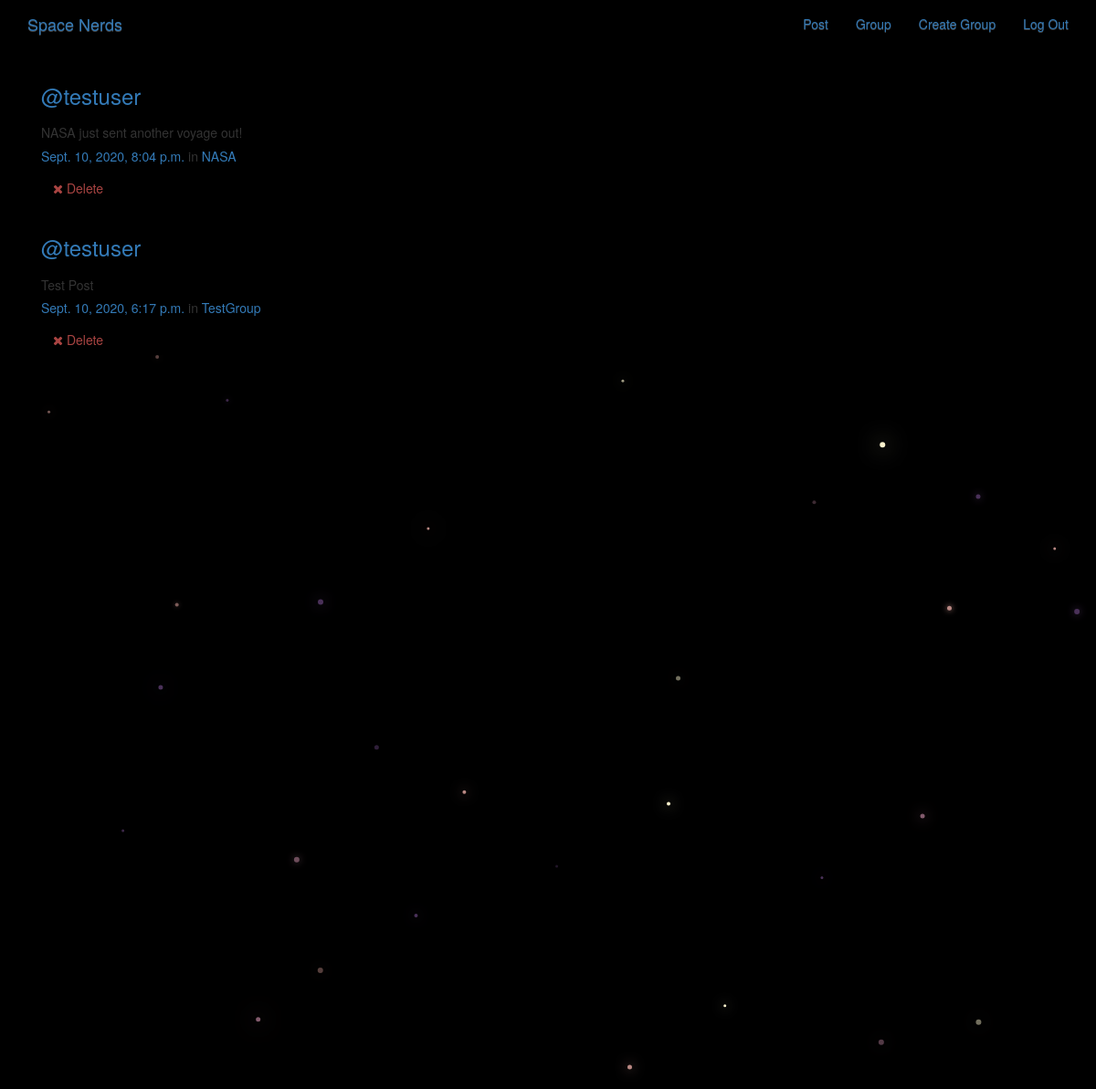
The page /posts/ (signed in) on the database its author committed.
### posts/models.py (models this page shows, shortened)
class Post(models.Model):
    user = models.ForeignKey(User, related_name='posts', on_delete = models.CASCADE)
    created_at = models.DateTimeField(auto_now=True)
    message = models.TextField()
    message_html = models.TextField(editable=False)
    group = models.ForeignKey(Group, related_name='posts', null=True, blank=True, on_delete = models.CASCADE)
    class Meta:
        ordering = ['-created_at']
        unique_together = ['user', 'message']

### groups/models.py (models this page shows, shortened)
class Group(models.Model):
    name = models.CharField(max_length=255, unique=True)
    slug = models.SlugField(allow_unicode=True, unique=True)
    description = models.TextField(blank=True, default='')
    description_html = models.TextField(editable=False, default='', blank=True)
    members = models.ManyToManyField(User, through='GroupMember')
    class Meta:
        ordering = ['name']

### posts/views.py (the view)
# urls.py: path('', views.PostList.as_view(), name="all"),
class PostList(SelectRelatedMixin, generic.ListView):
    model = models.Post
    select_related = ("user", "group")

### posts/templates/posts/post_list.html (shortened to what this page needs)
{% extends "posts/post_base.html" %}
{% load humanize %}
{% block post_content %}
<div class="col-md-8">
	{% for post in post_list %}
  {% include "posts/_post.html" %}
	{% endfor %}
</div>
{% endblock %}

### posts/templates/posts/_post.html
<div class="media">
	<h3 class="mr-5"><a href="{% url 'posts:for_user' username=post.user.username %}">@{{ post.user.username }}</a></h3>
	<div class="media-body">
		<h5>{{ post.message_html|safe }}
			<time class="time"><a href="{% url 'posts:single' username=post.user.username pk=post.pk %}">{{ post.created_at }}</a></time>
			{% if post.group %}
			<span class="group-name">in <a href="{% url 'groups:single' slug=post.group.slug %}">{{ post.group.name }}</a></span>
			{% endif %}
		</h5>
		<div class="media-footer">
			{% if user.is_authenticated and post.user == user and not hide_delete %}
				<a href="{% url 'posts:delete' pk=post.pk %}" title="delete" class="btn btn-simple">
					<span class="fa fa-remove text-danger" aria-hidden="true"></span>
					<span class="text-danger icon-label">Delete</span>
				</a>
			{% endif %}
		</div>
	</div>
</div>

### static/SpaceNerds/css/master.css (style rules this page uses)
body { height: 100%; width: 100%; overflow: hidden; background: black; margin: 0; }

### rows shown on the page
Post: user.username "testuser", message_html "NASA just sent another voyage out!", created_at "Sept. 10, 2020, 8:04 p.m.", group.name "NASA", shows "Delete"
Post: user.username "testuser", message_html "Test Post", created_at "Sept. 10, 2020, 6:17 p.m.", group.name "TestGroup", shows "Delete"
